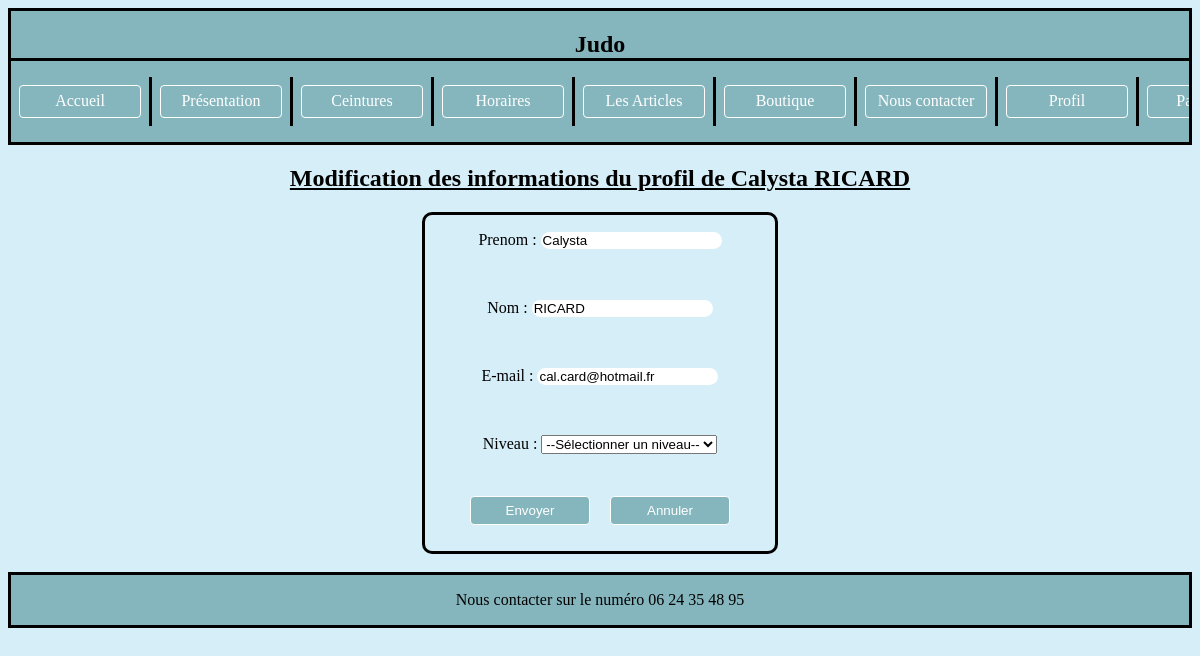
The app's page /index.php?controleur=information&action=modificationAdherent (signed in) with its own data.
### tables this page shows
CREATE TABLE `Adherent` (
  `idA` tinyint(2) NOT NULL,
  `prenomA` varchar(25) NOT NULL,
  `nomA` varchar(25) NOT NULL,
  `niveau` varchar(15) NOT NULL,
  `mdp` varchar(50) NOT NULL,
  `mail` varchar(70) NOT NULL,
  `role` varchar(20) NOT NULL,
  PRIMARY KEY (`idA`)
);

### Modeles/BdPdo.php (called while the page is built)
<?php
class BdPdo
{   private $connexion;
    public function __construct()
    {
        try{
            $this->connexion=new PDO('mysql:host=localhost;dbname=bdjudo','adherent','mdpdadherent');
            $this->connexion->query("SET CHARACTER SET utf8");
        }
        catch (PDOException $erreur){
            echo "Erreur de connexion à la base de données ".$erreur->getMessage();
        }
    }
    protected function getConnexion() {
        return $this->connexion;
    }
}

### Modeles/Information.php (called while the page is built, shortened)
<?php
class Information extends BdPdo{
    public function getLAdherent($id){
        $req = "select * from Adherent where idA = ".$id.";";
        $resultatDeLaRequete = $this->getConnexion()->query($req);
        $tableauDesLignesResultat = $resultatDeLaRequete->fetch();
        return $tableauDesLignesResultat;
    }
}

### Vues/formModifAdherent.php (the view, shortened to what this page needs)
<h2>Modification des informations du profil de <?php echo $lAdherent['prenomA']?> <?php echo $lAdherent['nomA']?></h2>
<div style="text-align: center; border: 3px solid #000000;border-radius: 10px; margin-right: 35%; margin-left: 35%;">
    <form method="POST" action="index.php?controleur=information&action=enregistrementModificationAdherent" name="formSaisie" onsubmit="return valider()">
        <p>Prenom :
        <input type="text" value="<?php echo $lAdherent['prenomA']?>" name="prenom"/></p><br/>
        <p>Nom :
        <input type="text" value="<?php echo $lAdherent['nomA']?>" name="nom"/></p><br/>
        <p>E-mail :
        <input type="email" value="<?php echo $lAdherent['mail']?>" name="mail"/></p><br/>
        <p>Niveau :
        <select id="niv" name="niveau">
            <option>--Sélectionner un niveau--</option>
        </select></p><br/>
        <div>
        <button type="submit">Envoyer</button>
        <button type="reset">Annuler</button>
        </div><br/>
    </form>
</div><br/>

### css/style.css (style rules this page uses)
body { background-color: #d6eef8; }
input::placeholder { opacity: 70%; }
input { border: none; border-radius: 10px; }
button { display: relative; min-width: 120px; margin: 0.5rem; padding: 0.4rem 0; text-align: center; background-color: #85B6BD; color: #fff; text-decoration: none; border: 1px solid #fff; border-radius: 4px; cursor: pointer; transition: all 0.5s ease; }
h2 { text-align: center; text-decoration: underline; }

### records on screen
adherent: prenomA "Calysta", nomA "RICARD", prenom "Calysta", nom "RICARD", mail "cal.card@hotmail.fr"
